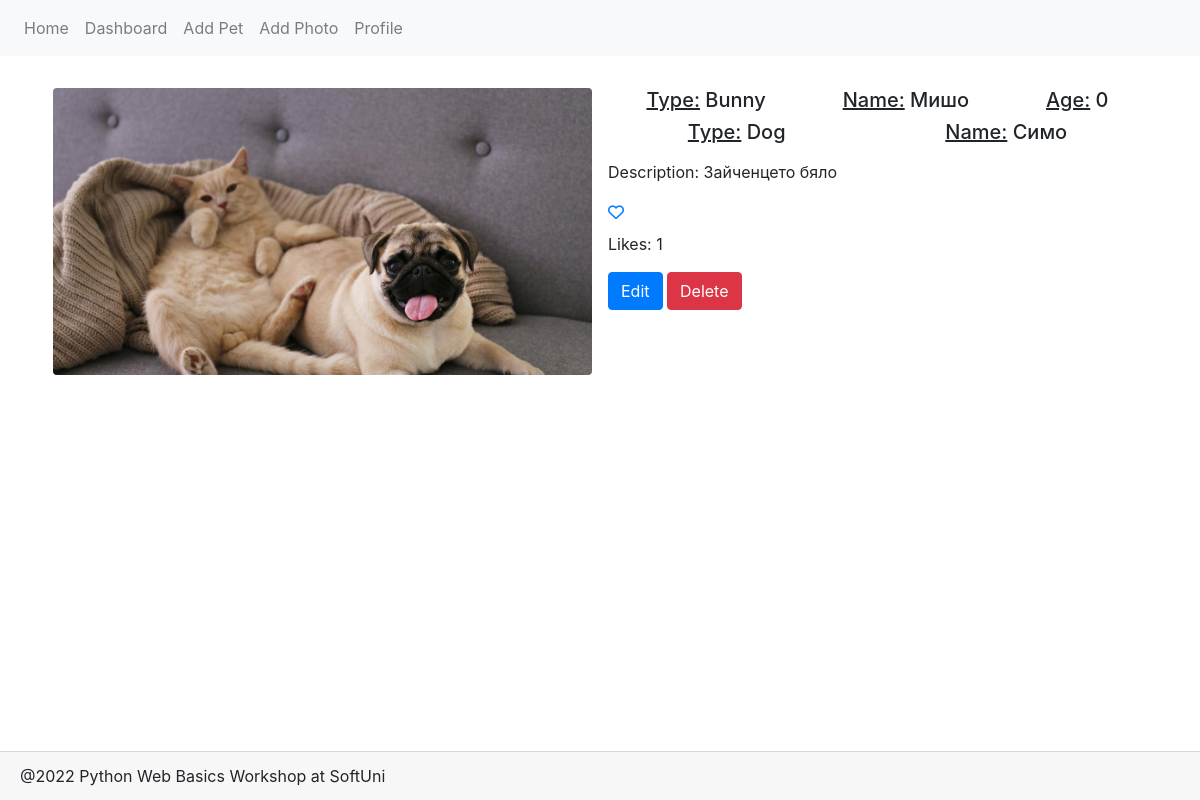
The app's page /photo/details/3/ with its own data.
### petstagram/main_app/models.py (models this page shows, shortened)
class PetPhoto(models.Model):
    photo = models.ImageField(
        upload_to='images/',
        validators=(validate_max_size,)
    )
    tagged_pets = models.ManyToManyField(
        Pet,
    )
    description = models.TextField(
        null=True,
        blank=True,
    )
    publication_date = models.DateTimeField(
        auto_now_add=True,
    )
    likes = models.IntegerField(default=0,)

class Pet(models.Model):
    CAT = "Cat"
    DOG = "Dog"
    BUNNY = "Bunny"
    FISH = "Fish"
    OTHER = "Other"
    PETS = [(x, x) for x in (CAT, DOG, BUNNY, FISH, OTHER)]
    name = models.CharField(max_length=30,)
    pets_type = models.CharField(
        max_length=max(len(x) for x, y in PETS),
        choices=PETS,
    )
    date_of_birth = models.DateField(
        null=True,
        blank=True,
    )
    user_profile = models.ForeignKey(
        Profile,
        on_delete=models.CASCADE,
    )
    @property
    def age(self):
        return datetime.date.today().year - self.date_of_birth.year
    class Meta:
        unique_together = ('user_profile', 'name')

### petstagram/main_app/views.py (the view)
# urls.py: path('photo/details/<int:pk>/', show_photo_details, name='photo details'),
def show_photo_details(request, pk):
    pet_photo = PetPhoto.objects.get(pk=pk)
    context = {
        'pet_photo': pet_photo,
    }
    return render(request, "photo_details.html", context)

### petstagram/main_app/templatetags/profiles.py (called while the page is built)
@register.simple_tag()
def has_profile():
    return Profile.objects.count() > 0

### petstagram/main_app/templates/photo_details.html
{% extends 'base.html' %}
{% block page_content %}
    <div class="d-flex">
        <div class="d-inline p-2 w-50">
            <img src="{{ pet_photo.photo.url }}"
                 class="w-100 rounded mx-auto d-block" alt="Photo description">
        </div>
        <div class="d-inline p-2 w-50">
            {%  for pet in pet_photo.tagged_pets.all %}
            <div class="d-flex justify-content-around">
                <h5><u>Type:</u> {{ pet.pets_type }}</h5>
                <h5><u>Name:</u> {{ pet.name }}</h5>
                {% if pet.date_of_birth %}
                <h5><u>Age:</u> {{ pet.age }}</h5>
                {% endif %}
            </div>
            {%  endfor %}
            <p class="mt-2">Description: {{ pet_photo.description}}</p>
            <a href="{% url 'like pet photo' pet_photo.id %}"><i class="fa fa-heart-o" aria-hidden="true"></i></a>
            <p class="mt-2">Likes: {{ pet_photo.likes }}</p>
            <a href="#" class="btn btn-primary">Edit</a>
            <a href="#" class="btn btn-danger">Delete</a>
        </div>
    </div>
{% endblock %}

### records on screen
PetPhoto: photo (picture), description "Зайченцето бяло", likes "1"
Pet: pets_type "Bunny", name "Мишо", age "0"
Pet: pets_type "Dog", name "Симо"
